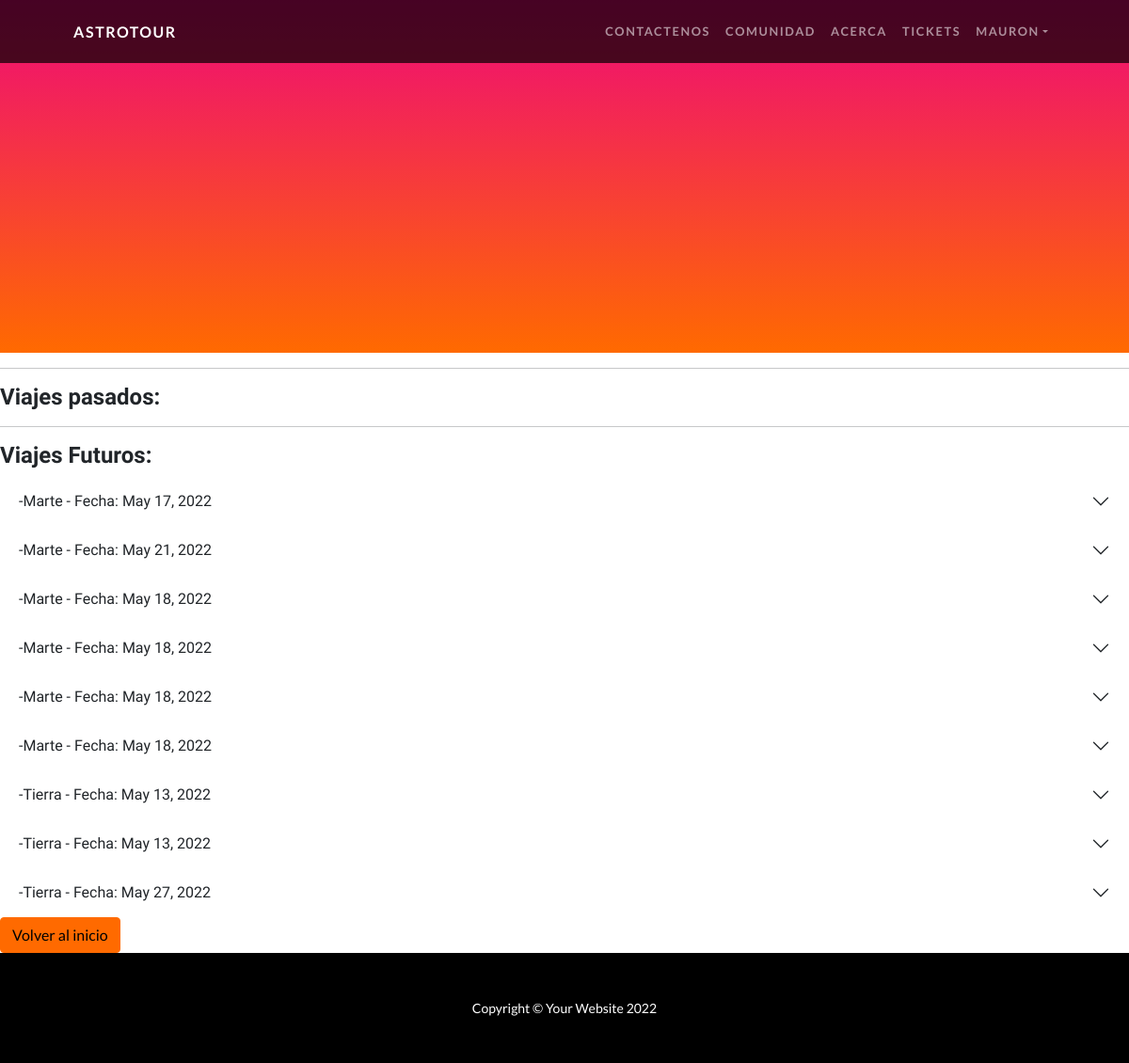
The app's page /viaje/ticket-usuario (signed in), older data.
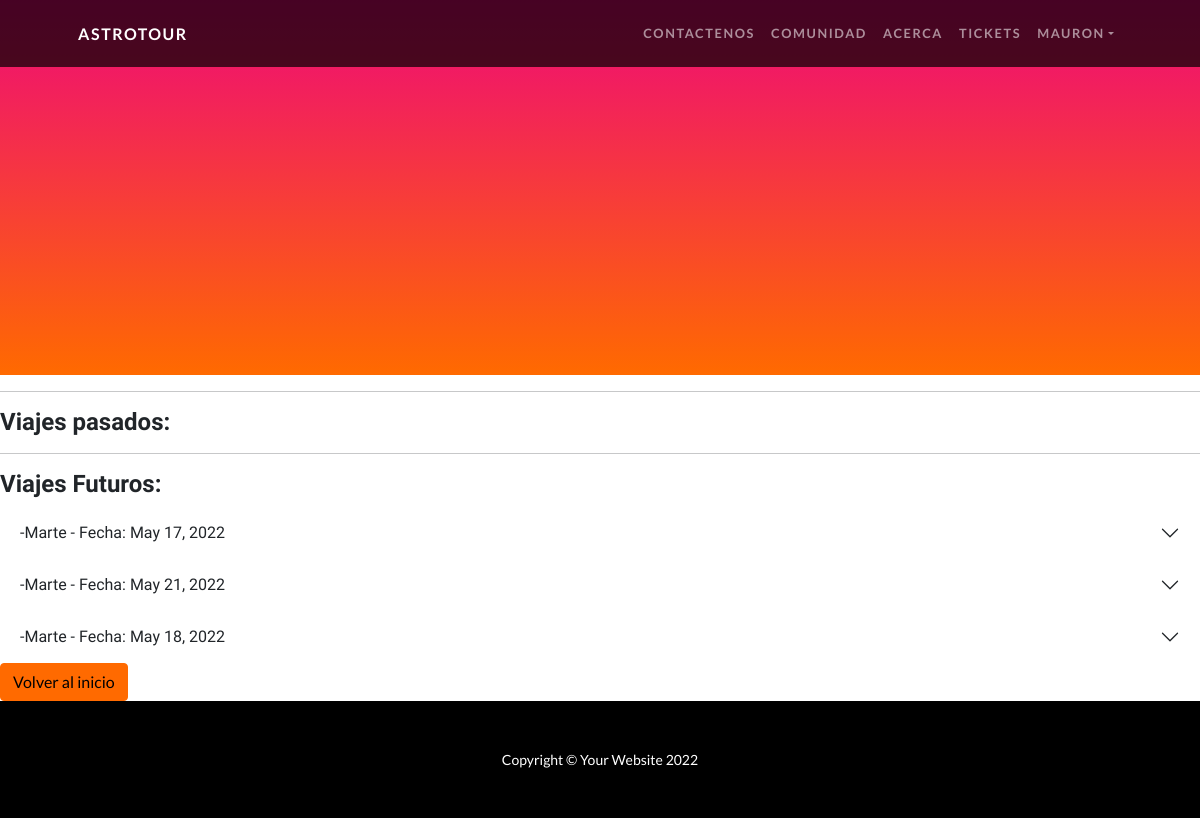
The same page, newer data.
### Viajes/models.py (models this page shows, shortened)
class Ticket_abordaje(models.Model):
    usuario = models.ForeignKey(Astroturista, on_delete= models.CASCADE)
    destino = models.ForeignKey(Destino, on_delete= models.CASCADE)
    vehiculo = models.ForeignKey(Vehiculo, on_delete= models.CASCADE)
    precio = models.IntegerField(blank = True, null = True)
    tiempo = models.FloatField(blank = True, null = True)
    fecha = models.DateField(blank = True, null = True)
    codigo_qr = models.ImageField(upload_to = "imagen", null = True, blank = True)

class Destino(models.Model):
    lugar = models.CharField(max_length = 50)
    ubicacion = models.CharField(max_length= 50)
    kilometros = models.IntegerField()
    gravedad = models.FloatField()
    resumen = models.TextField()
    descripcion = models.TextField()
    imagen = models.ImageField(upload_to = "imagen")
    def __str__(self):
        return f"{self.lugar}"

### Viajes/views.py (the view)
# urls.py: path("ticket-usuario", views.mostrar_tickets_astroturista, name = "Mostrar_tickets_usuario"),
@login_required
def mostrar_tickets_astroturista(request):
    user1 = request.user
    astroturista = Astroturista.objects.get(user = user1)
    now = datetime.now().date()
    print(now)
    tickets = Ticket_abordaje.objects.filter(usuario = astroturista)
    contexto = {"tickets_astrotusrita": tickets, "fecha_hoy": now}
    return render(request, "mostrar_ticket_usuario.html", contexto)

### Usuario/models.py (called while the page is built)
    def __str__(self):
        return f"{self.nombre} {self.apellido}"

### Viajes/models.py (called while the page is built)
    def __str__(self):
        return f"{self.nombre_vehiculo}"

### Viajes/templates/mostrar_ticket_usuario.html (shortened to what this page needs)
{% extends "padre.html" %}
{% load mathfilters %}
{% block ContenidoQueCambia %}
<section class="page-section" id="services">
    <hr class="divider" />
    <h4>Viajes pasados:</h4>
    <hr class="divider" />
    <h4>Viajes Futuros:</h4>
    {% for ticket in tickets_astrotusrita %}
    {% if ticket.fecha > fecha_hoy %}
      <div class="accordion accordion-flush" id="accordionFlushExample">
        <div class="accordion-item">
          <h2 class="accordion-header" id="flush-headingOne">
            <button class="accordion-button collapsed" type="button" data-bs-toggle="collapse" data-bs-target="#flush-collapseOne{{ticket.id}}" aria-expanded="false" aria-controls="flush-collapseOne">
                -{{ticket.destino}} - Fecha: {{ticket.fecha}}
            </button>
          </h2>
        </div>
      </div>
    {% endif %}
    {% endfor %}
    <a type = "btn" href = "{% url 'Inicio' %}" class="btn btn-secondary">Volver al inicio</a>
</section>
{% endblock ContenidoQueCambia %}

Row changes from the older to the newer data that the page shows:
removed Ticket_abordaje: destino "Marte", fecha "May 18, 2022"
removed Ticket_abordaje: destino "Marte", fecha "May 18, 2022"
removed Ticket_abordaje: destino "Marte", fecha "May 18, 2022"
removed Ticket_abordaje: destino "Tierra", fecha "May 13, 2022"
removed Ticket_abordaje: destino "Tierra", fecha "May 13, 2022"
removed Ticket_abordaje: destino "Tierra", fecha "May 27, 2022"
